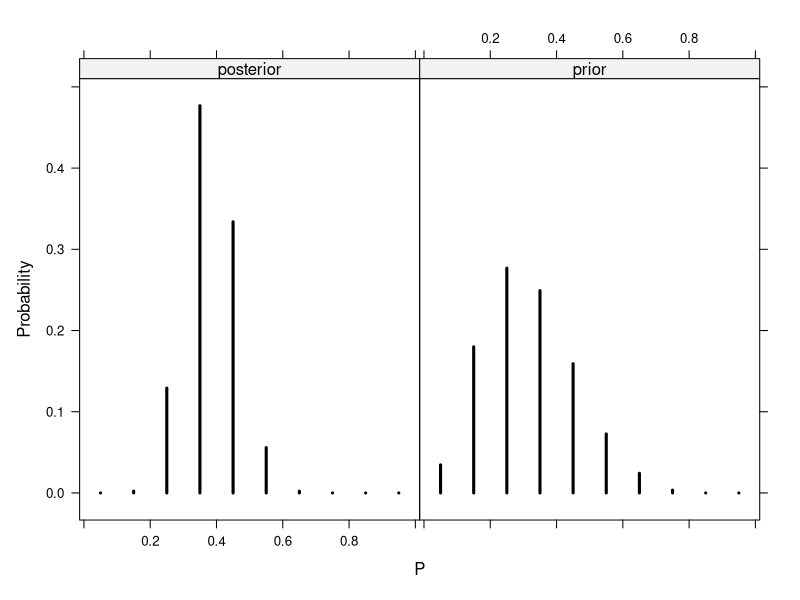
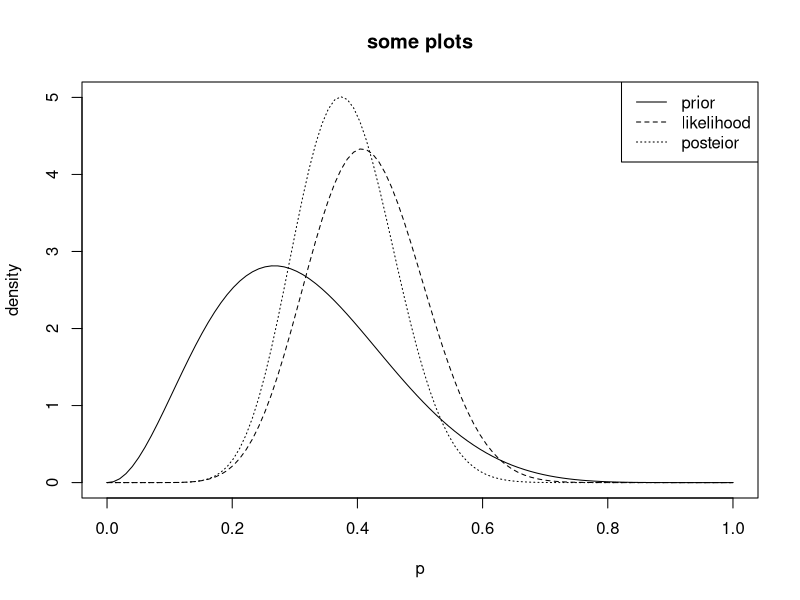
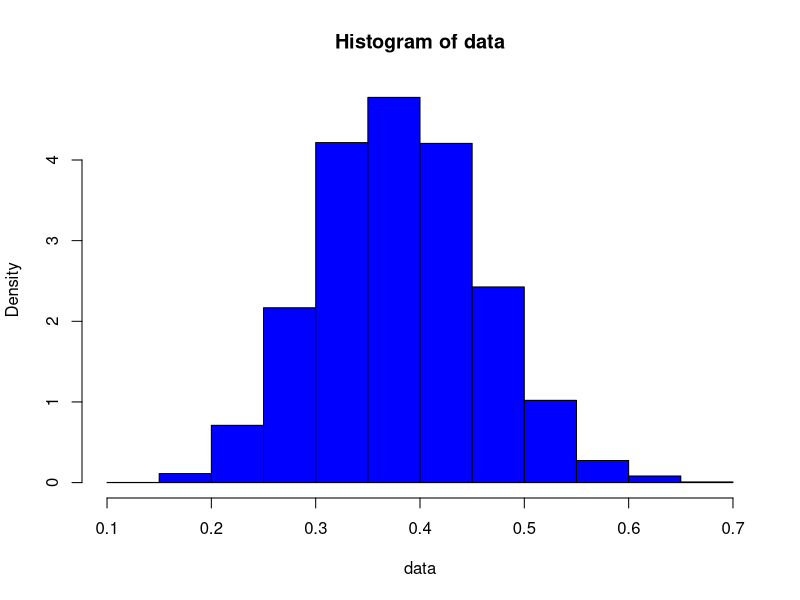

Recreate these plots in R, in order.
## ---- chunk 1
library(lattice)
library(LearnBayes)
options(digits = 3)
# p true parameter perc of college students sleeping >= 8 hours
# here we use discrete prior
p = seq(0.05, 0.95, by=0.1)
# en viss tro om parametern från början, tex kolla tidigare studie
# från 80 talet i ryssland
prior = c(1, 5.2, 8, 7.2, 4.6, 2.1, 0.7, 0.1, 0, 0)
prior = prior/sum(prior)
# L(p) = P(får denna data | p) där s = 11, f = 16
# L(p) = (27 over 11)*p^11*(1-p)^16

#nästa tro om parametern efter fått värden
post = pdisc(p, prior, c(11,16))
PRIOR = data.frame("prior", p, prior)
POST = data.frame("posterior", p, post)
names(PRIOR) = c("Type", "P", "Probability")
names(POST) = c("Type", "P", "Probability")
data = rbind(POST,PRIOR)
xyplot(Probability~P | Type, data = data, type="h", col="black", lwd=3)

pred = pdiscp(p, post, 20, 0:20) #0:20 vilka värden
#pred kan anta kan 20 hur många
which(pred == max(pred)) #is 8 so 7 students

## ---- chunk 2
library(lattice)
library(LearnBayes)
#now assume prior is beta distributed
quantile1 = list(p=0.5,x=0.3)
quantile2 = list(p=0.9,x=0.5)
params = beta.select(quantile1,quantile2)
s = 11
f = 16
a = params[1]
b = params[2]
x = seq(0,1,length = 100)

plot(x, dbeta(x, a, b), lty = 1, xlab="p", ylab="density", type="l", ylim=c(0,5), main="some plots")
lines(x, dbeta(x, s+1, f+1), lty=2, type="l")
lines(x, dbeta(x, a+s, b+f), lty=3, type="l")
legend("topright", legend = c("prior", "likelihood", "posteior"),
       lty = c(1,2,3))
## posterior är alltid den i mitten!
## den tar hänsyn till både prior och likelihood (datan)

#likely that p >=0.5?
1-pbeta(0.5, a+s, b+f) #0.07 so very small
qbeta(c(0.025, 0.975), a+s, b+f) # (0.23, 0.54) 95% cred interval

##usually hard to evaluate post so do MCMC/Gibbs sampling
##and if can sample from it then can find CI and est and so on
data = rbeta(10000, a+s, b+f)
hist(data, prob=TRUE, col="blue")
est = mean(hist)
ci = quantile(data, probs = c(0.025, 0.975)) #almost same results
